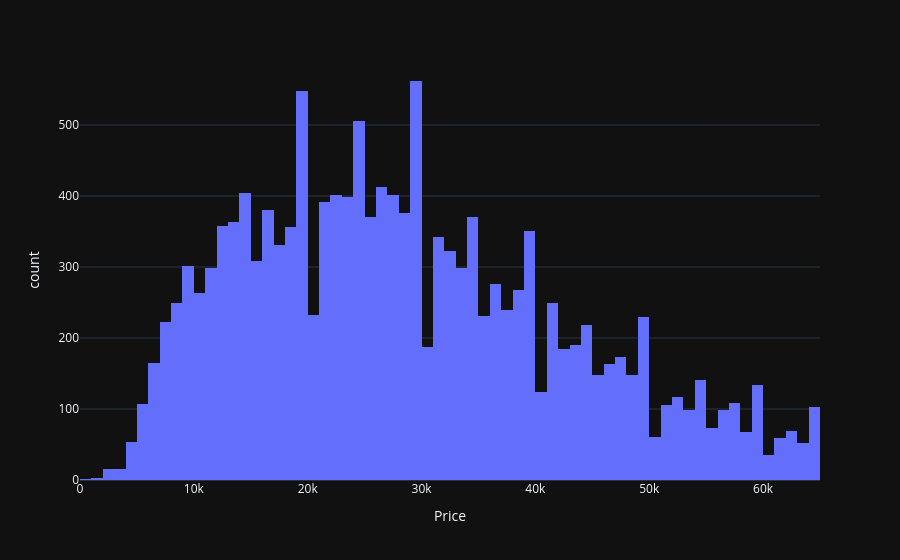

The notebook cell saved with this chart:
### Code cell
price_limit = df["Price"].quantile(0.90)

df_filtered_for_price_dist = df[df["Price"] <= price_limit]

fig = px.histogram(
    df_filtered_for_price_dist,
    x='Price',
)

fig.show()

### Figure 1 — Plotly figure (JSON) as saved in the notebook; plotly's stock layout.template omitted (floating-point values rounded to 4 significant figures; data arrays with more than 128 entries replaced by an {"elided": "..."} marker saying what was removed)
{"data": [{"bingroup": "x", "hovertemplate": "Price=%{x}<br>count=%{y}<extra></extra>", "legendgroup": "", "marker": {"color": "#636efa", "pattern": {"shape": ""}}, "name": "", "orientation": "v", "showlegend": false, "x": {"elided": "14830 float values"}, "xaxis": "x", "yaxis": "y", "type": "histogram"}], "layout": {"xaxis": {"anchor": "y", "domain": [0.0, 1.0], "title": {"text": "Price"}}, "yaxis": {"anchor": "x", "domain": [0.0, 1.0], "title": {"text": "count"}}, "legend": {"tracegroupgap": 0}, "margin": {"t": 60}, "barmode": "relative"}}
